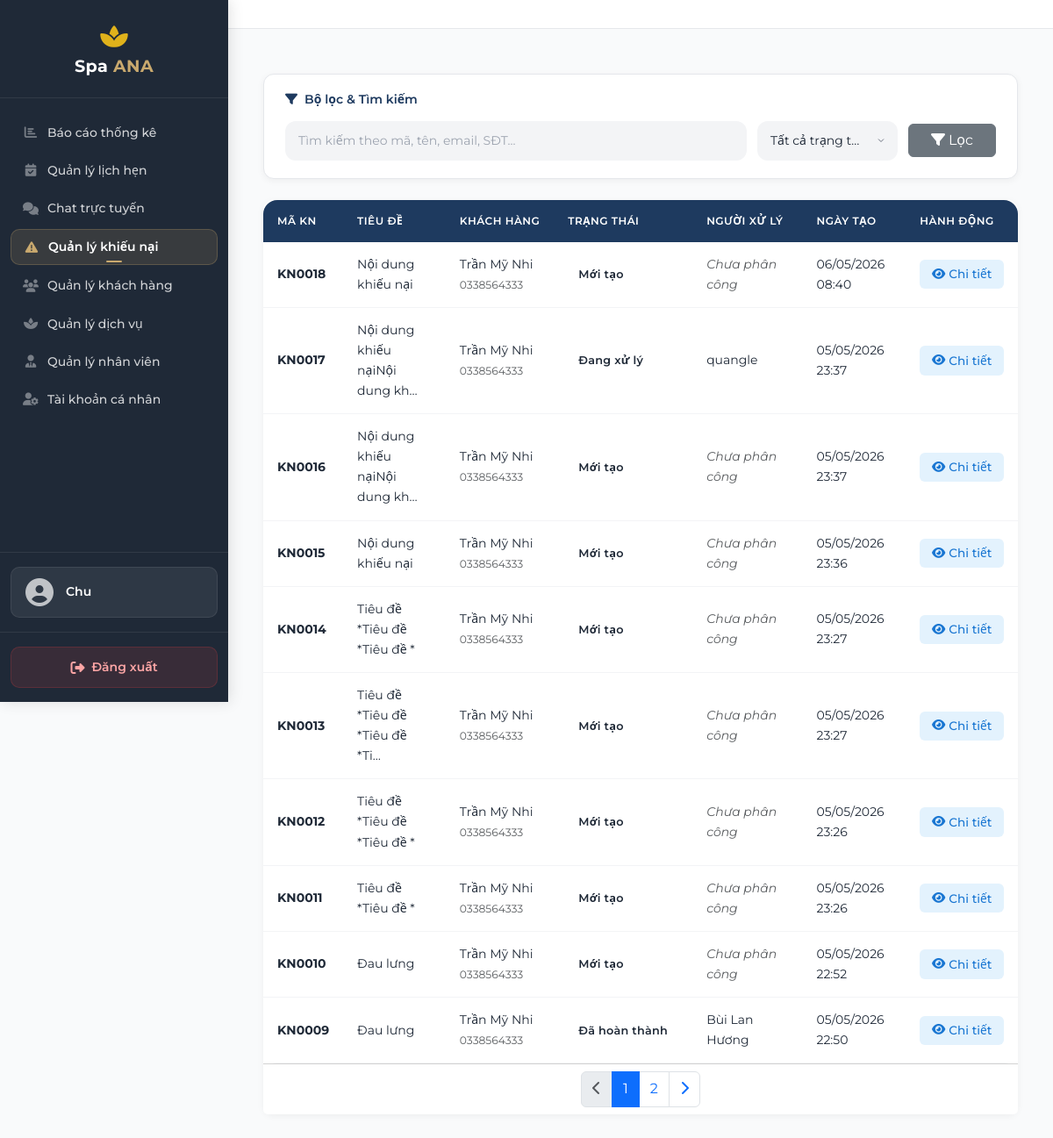
The app's page /manage/complaints/ (signed in) with its own data.
### complaints/models.py (models this page shows, shortened)
class Complaint(models.Model):
    STATUS_CHOICES = [
        ('NEW', 'Mới tạo'),
        ('IN_PROGRESS', 'Đang xử lý'),
        ('RESOLVED', 'Đã hoàn thành'),
    ]
    code = models.CharField(max_length=10, unique=True, blank=True, verbose_name='Mã khiếu nại')
    customer = models.ForeignKey(
        'customers.CustomerProfile', on_delete=models.SET_NULL,
        null=True, blank=True,
        related_name='complaints', verbose_name='Khách hàng'
    )
    full_name = models.CharField(max_length=100, verbose_name='Họ và tên')
    phone = models.CharField(max_length=15, verbose_name='Số điện thoại')
    email = models.CharField(max_length=255, blank=True, null=True, verbose_name='Email')
    customer_name_snapshot = models.CharField(max_length=100, blank=True, null=True, verbose_name='Tên KH (snapshot)')
    customer_phone_snapshot = models.CharField(max_length=15, blank=True, null=True, verbose_name='SĐT KH (snapshot)')
    customer_email_snapshot = models.CharField(max_length=255, blank=True, null=True, verbose_name='Email KH (snapshot)')
    title = models.CharField(max_length=200, verbose_name='Tiêu đề khiếu nại')
    content = models.TextField(verbose_name='Nội dung khiếu nại')
    incident_date = models.DateTimeField(blank=True, null=True, verbose_name='Ngày xảy ra sự cố')
    appointment_code = models.CharField(max_length=10, blank=True, null=True, verbose_name='Mã lịch hẹn liên quan')
    related_service = models.ForeignKey(
        'spa_services.Service', on_delete=models.SET_NULL,
        null=True, blank=True, verbose_name='Dịch vụ liên quan'
    )
    expected_solution = models.CharField(max_length=1000, blank=True, null=True, verbose_name='Giải pháp mong muốn')
    status = models.CharField(max_length=20, choices=STATUS_CHOICES, default='NEW', verbose_name='Trạng thái')
    assigned_to = models.ForeignKey(
        User, on_delete=models.SET_NULL,
        null=True, blank=True,
        related_name='assigned_complaints', verbose_name='Người phụ trách'
    )
    resolution = models.TextField(blank=True, null=True, verbose_name='Kết quả xử lý')
    note = models.TextField(blank=True, null=True, verbose_name='Ghi chú nội bộ')
    resolved_at = models.DateTimeField(null=True, blank=True, verbose_name='Thời điểm giải quyết xong')
    created_at = models.DateTimeField(auto_now_add=True, verbose_name='Thời điểm tạo')
    updated_at = models.DateTimeField(auto_now=True, null=True, blank=True, verbose_name='Thời điểm cập nhật')
    class Meta:
        db_table = 'complaints'
        verbose_name = 'Khiếu nại'
        verbose_name_plural = 'Khiếu nại'
        ordering = ['-created_at']
        indexes = [
            models.Index(fields=['code']),
            models.Index(fields=['status', 'created_at']),
            models.Index(fields=['assigned_to']),
        ]
        constraints = [
            models.CheckConstraint(
                check=models.Q(status__in=['NEW', 'IN_PROGRESS', 'RESOLVED']),
                name='complaint_status_valid'
            ),
            models.CheckConstraint(
                check=models.Q(resolved_at__isnull=True) | models.Q(resolved_at__gte=models.F('created_at')),
                name='complaint_resolved_at_valid'
            ),
        ]

### complaints/views.py (the view, shortened to what this page needs)
# urls.py: path('manage/complaints/', views.admin_complaints, name='admin_complaints'),
@login_required(login_url='accounts:login')
def admin_complaints(request):
    if not (request.user.is_staff or request.user.is_superuser):
        messages.error(request, 'Bạn không có quyền truy cập trang này.')
        return redirect('pages:home')
    complaints_list = Complaint.objects.all().order_by('-created_at')
    search = request.GET.get('search', '')
    status = request.GET.get('status', '')
    if status:
        complaints_list = complaints_list.filter(status=status)
    paginator = Paginator(complaints_list, 10)
    page = request.GET.get('page', 1)
    complaints = paginator.get_page(page)
    context = {
        'complaints': complaints,
        'search': search,
        'status_filter': status,
    }
    return render(request, 'manage/pages/admin_complaints.html', context)

### templates/manage/pages/admin_complaints.html (shortened to what this page needs)
{% extends "manage/base.html" %}
{% load static %}
{% block content %}
<div class="container-fluid py-4">
    <div class="filter-section">
        <h6><i class="fas fa-filter me-2"></i>Bộ lọc & Tìm kiếm</h6>
        <form method="get" class="filter-row" id="complaintsFilterForm">
            <div class="search-input">
                <input type="text" class="form-control" name="search" id="complaintsSearch" value="{{ search }}" placeholder="Tìm kiếm theo mã, tên, email, SĐT...">
            </div>
            <div class="filter-select">
                <select class="form-select" name="status" id="complaintsStatus">
                    <option value="">Tất cả trạng thái</option>
                </select>
            </div>
            <div class="filter-btn">
                <button type="button" class="btn btn-secondary w-100 btn-nowrap" id="complaintsFilterBtn">
                </button>
            </div>
        </form>
    </div>
    <div class="card table-card">
        <div class="table-responsive">
            <table class="table admin-table table-hover mb-0">
                <thead>
                    <tr>
                    <th>Mã KN</th>
                        <th>Tiêu đề</th>
                        <th>Khách hàng</th>
                        <th>Trạng thái</th>
                        <th>Người xử lý</th>
                        <th>Ngày tạo</th>
                        <th class="action-col">Hành động</th>
                    </tr>
                </thead>
                <tbody>
                    {% for complaint in complaints %}
                    <tr>
                        <td><strong>{{ complaint.code }}</strong></td>
                        <td>{{ complaint.title|truncatechars:30 }}</td>
                        <td>
                            {{ complaint.customer_name_snapshot }}<br>
                            <small class="text-muted">{{ complaint.customer_phone_snapshot }}</small>
                        </td>
                        <td><span class="status-badge status-{{ complaint.status }}">{{ complaint.get_status_display }}</span></td>
                        <td>
                            {% if complaint.assigned_to %}
                                {{ complaint.assigned_to.get_full_name|default:complaint.assigned_to.username }}
                            {% else %}
                                <em class="text-muted">Chưa phân công</em>
                            {% endif %}
                        </td>
                        <td>{{ complaint.created_at|date:"d/m/Y H:i" }}</td>
                        <td class="action-col">
                            <a href="{% url 'complaints:admin_complaint_detail' complaint.id %}" class="btn btn-action btn-view">
                                <i class="fas fa-eye"></i> <span>Chi tiết</span>
                            </a>
                        </td>
                    </tr>
                    {% endfor %}
                </tbody>
            </table>
        </div>
        {% if complaints.has_other_pages %}
        <div class="card-footer bg-white">
            <nav aria-label="Page navigation">
                <ul class="pagination justify-content-center mb-0">
                    {% if complaints.has_previous %}
                    <li class="page-item">
                        <a class="page-link" href="?page={{ complaints.previous_page_number }}{% if search %}&search={{ search }}{% endif %}{% if status_filter %}&status={{ status_filter }}{% endif %}">
                            <i class="fas fa-chevron-left"></i>
                        </a>
                    </li>
                    {% else %}
                    <li class="page-item disabled">
                        <a class="page-link" href="#">
                            <i class="fas fa-chevron-left"></i>
                        </a>
                    </li>
                    {% endif %}
                    {% for num in complaints.paginator.page_range %}
                        {% if complaints.number == num %}
                        <li class="page-item active"><span class="page-link">{{ num }}</span></li>
                        {% elif num > complaints.number|add:'-3' and num < complaints.number|add:'3' %}
                        <li class="page-item">
                            <a class="page-link" href="?page={{ num }}&search={{ search }}&status={{ status_filter }}">{{ num }}</a>
                        </li>
                        {% endif %}
                    {% endfor %}
                    {% if complaints.has_next %}
                    <li class="page-item">
                        <a class="page-link" href="?page={{ complaints.next_page_number }}{% if search %}&search={{ search }}{% endif %}{% if status_filter %}&status={{ status_filter }}{% endif %}">
                            <i class="fas fa-chevron-right"></i>
                        </a>
                    </li>
                    {% else %}
                    <li class="page-item disabled">
                        <a class="page-link" href="#">
                            <i class="fas fa-chevron-right"></i>
                        </a>
                    </li>
                    {% endif %}
                </ul>
            </nav>
        </div>
        {% endif %}
    </div>
</div>
{% endblock %}

### templates/manage/base.html (shortened to what this page needs)
{% load static %}
<!DOCTYPE html>
<html lang="vi">
<head>
    <link href="https://cdn.jsdelivr.net/npm/bootstrap@5.3.2/dist/css/bootstrap.min.css" rel="stylesheet">
    <link href="https://cdnjs.cloudflare.com/ajax/libs/font-awesome/6.5.1/css/all.min.css" rel="stylesheet">
    <link rel="stylesheet" href="{% static 'css/style.css' %}?v={% now 'His' %}">
    <link rel="stylesheet" href="{% static 'css/admin.css' %}?v={% now 'His' %}">
</head>
<body>
    <div class="admin-layout">
        {% include 'manage/includes/sidebar.html' %}
        <div class="admin-content">
            {% include 'manage/includes/header.html' %}
            <main class="admin-main">
                {% block content %}{% endblock %}
            </main>
        </div>
    </div>
</body>
</html>

### templates/manage/includes/sidebar.html (shortened to what this page needs)
{% load static %}
<nav class="admin-sidebar" id="sidebar">
    <div class="sidebar-header">
        <i class="fas fa-spa fa-2x mb-2" style="color: #E0B21B;"></i>
        <h3>Spa <span>ANA</span></h3>
    </div>
    <ul class="nav flex-column sidebar-nav">
        {% if request.user.is_superuser %}
        <li class="nav-item">
            <a class="nav-link {% if request.resolver_match.url_name == 'admin_reports' %}active{% endif %}" href="{% url 'reports:admin_reports' %}">
                <i class="fas fa-chart-bar"></i>
                Báo cáo thống kê
            </a>
        </li>
        {% endif %}
        <li class="nav-item">
            <a class="nav-link {% if request.resolver_match.url_name == 'admin_appointments' %}active{% endif %}" href="{% url 'appointments:admin_appointments' %}">
                <i class="fas fa-calendar-check"></i>
                <span class="sidebar-link-label">Quản lý lịch hẹn</span>
            </a>
        </li>
        <li class="nav-item">
            <a class="nav-link sidebar-chat-link {% if request.resolver_match.url_name == 'admin_live_chat' %}active{% endif %}" href="{% url 'chat:admin_live_chat' %}">
                <i class="fas fa-comments"></i>
                <span class="sidebar-link-label">Chat trực tuyến</span>
            </a>
        </li>
        <li class="nav-item">
            <a class="nav-link {% if request.resolver_match.url_name == 'admin_complaints' %}active{% endif %}" href="{% url 'complaints:admin_complaints' %}">
                <i class="fas fa-exclamation-triangle"></i>
                <span class="sidebar-link-label">Quản lý khiếu nại</span>
            </a>
        </li>
        <li class="nav-item">
            <a class="nav-link {% if request.resolver_match.url_name == 'admin_customers' %}active{% endif %}" href="{% url 'customers:admin_customers' %}">
                <i class="fas fa-users"></i>
                Quản lý khách hàng
            </a>
        </li>
        <li class="nav-item">
            <a class="nav-link {% if request.resolver_match.url_name == 'admin_services' %}active{% endif %}" href="{% url 'spa_services:admin_services' %}">
                <i class="fas fa-spa"></i>
                Quản lý dịch vụ
            </a>
        </li>
        {% if request.user.is_superuser %}
        <li class="nav-item">
            <a class="nav-link {% if request.resolver_match.url_name == 'admin_staff' %}active{% endif %}" href="{% url 'staff:admin_staff' %}">
                <i class="fas fa-user-tie"></i>
                Quản lý nhân viên
            </a>
        </li>
        {% endif %}
        <li class="nav-item">
            <a class="nav-link {% if request.resolver_match.url_name == 'admin_profile' %}active{% endif %}" href="{% url 'admin_panel:admin_profile' %}">
                <i class="fas fa-user-cog"></i>
                Tài khoản cá nhân
            </a>
        </li>
    </ul>
    <div class="sidebar-user-info">
        <div class="user-avatar-section">
            <div class="user-avatar">
                <i class="fas fa-user-circle"></i>
            </div>
            <div class="user-name">
                {% if request.user.customerprofile.full_name %}
                    {{ request.user.customerprofile.full_name }}
                {% else %}
                    {{ request.user.username }}
                {% endif %}
            </div>
        </div>
    </div>
    <div class="sidebar-footer">
        <a href="{% url 'admin_panel:admin_logout' %}" class="btn btn-logout logout-link">
            <i class="fas fa-sign-out-alt"></i>
            Đăng xuất
        </a>
    </div>
</nav>

### templates/manage/includes/header.html (shortened to what this page needs)
{% load static %}
<header class="admin-header">
</header>

### records on screen
Complaint: code "KN0018", title "Nội dung khiếu nại", customer_name_snapshot "Trần Mỹ Nhi", customer_phone_snapshot "0338564333", status "Mới tạo", shows "Chưa phân công", created_at "06/05/2026 08:40"
Complaint: code "KN0017", title "Nội dung khiếu nạiNội dung kh…", customer_name_snapshot "Trần Mỹ Nhi", customer_phone_snapshot "0338564333", status "Đang xử lý", assigned_to.get_full_name "quangle", created_at "05/05/2026 23:37"
Complaint: code "KN0016", title "Nội dung khiếu nạiNội dung kh…", customer_name_snapshot "Trần Mỹ Nhi", customer_phone_snapshot "0338564333", status "Mới tạo", shows "Chưa phân công", created_at "05/05/2026 23:37"
Complaint: code "KN0015", title "Nội dung khiếu nại", customer_name_snapshot "Trần Mỹ Nhi", customer_phone_snapshot "0338564333", status "Mới tạo", shows "Chưa phân công", created_at "05/05/2026 23:36"
Complaint: code "KN0014", title "Tiêu đề *Tiêu đề *Tiêu đề *", customer_name_snapshot "Trần Mỹ Nhi", customer_phone_snapshot "0338564333", status "Mới tạo", shows "Chưa phân công", created_at "05/05/2026 23:27"
Complaint: code "KN0013", title "Tiêu đề *Tiêu đề *Tiêu đề *Ti…", customer_name_snapshot "Trần Mỹ Nhi", customer_phone_snapshot "0338564333", status "Mới tạo", shows "Chưa phân công", created_at "05/05/2026 23:27"
Complaint: code "KN0012", title "Tiêu đề *Tiêu đề *Tiêu đề *", customer_name_snapshot "Trần Mỹ Nhi", customer_phone_snapshot "0338564333", status "Mới tạo", shows "Chưa phân công", created_at "05/05/2026 23:26"
Complaint: code "KN0011", title "Tiêu đề *Tiêu đề *", customer_name_snapshot "Trần Mỹ Nhi", customer_phone_snapshot "0338564333", status "Mới tạo", shows "Chưa phân công", created_at "05/05/2026 23:26"
Complaint: code "KN0010", title "Đau lưng", customer_name_snapshot "Trần Mỹ Nhi", customer_phone_snapshot "0338564333", status "Mới tạo", shows "Chưa phân công", created_at "05/05/2026 22:52"
Complaint: code "KN0009", title "Đau lưng", customer_name_snapshot "Trần Mỹ Nhi", customer_phone_snapshot "0338564333", status "Đã hoàn thành", assigned_to.get_full_name "Bùi Lan Hương", created_at "05/05/2026 22:50"

### other values on screen
{{ request.user.username }} "Chu"
{{ num }} "1"
{{ num }} "2"
